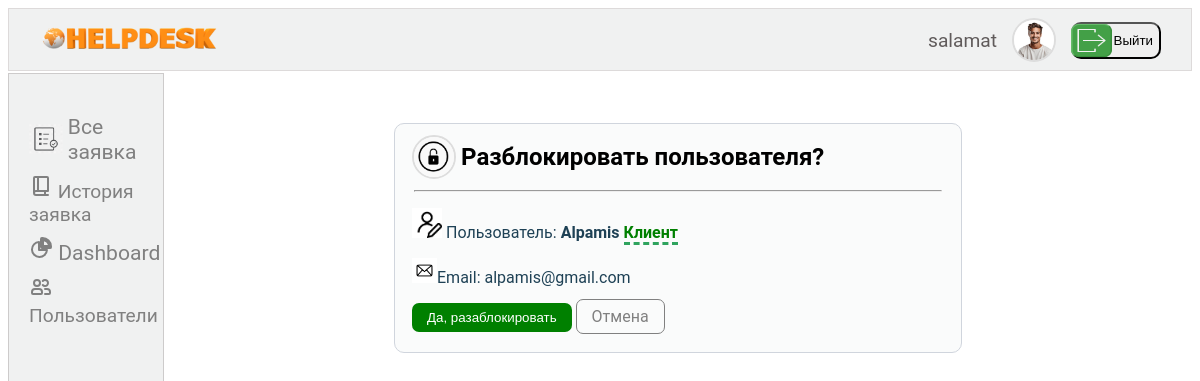
Screenshot of /users/users/4/unblock/ (signed in) with the database file from the repository.
### users/models.py (models this page shows, shortened)
class User(AbstractUser):
    class Roles(models.TextChoices):
        CLIENT = 'client', 'Клиент'
        SUPPORT = 'support', 'Сотрудник поддержки'
        ADMIN = 'admin', 'Администратор'
    role = models.CharField(max_length=10, choices=Roles.choices, default=Roles.CLIENT)
    photo = models.ImageField(upload_to='users/%Y/%m/%d', null=True, blank=True, verbose_name='Фотография')
    birth_date = models.DateField(blank=True, null=True, verbose_name='Дата рождения')
    ONLINE_THRESHOLD = timedelta(minutes=15)

### users/views.py (the view)
# urls.py: path('users/<int:user_id>/unblock/', views.unblock_user, name='unblock_user'),
@login_required
@role_required('admin')
def unblock_user(request, user_id):
    target_user_unblock = get_object_or_404(User, pk=user_id)
    if request.method == 'POST':
        target_user_unblock.is_active = True
        target_user_unblock.save(update_fields=['is_active'])
        messages.success(request, f'Пользователь {target_user_unblock.username} разблокирован')
    return render(request, 'users/unblock_user_confirm.html', {
        'target_user': target_user_unblock,
    })

### users/templates/users/unblock_user_confirm.html (shortened to what this page needs)
{% extends "users/admin_dashboard.html" %}
{% load static %}
{% block user_unblock_content %}
<div class="userslist-block-page">
    <div class="userslist-block-inner">
        <div class="userslist-block-title">
            <img src="{% static 'images/unblock-user.jpg' %}" alt="{{ target_user_block.username }}" class="user-avatar">
            <h2>Разблокировать пользователя?</h2>
        </div>
        <hr style="width: 99%">
        <p>
            <img src="/static/images/register.jpg" style="height: 30px;"> Пользователь: <strong>{{ target_user.username }}</strong>
            <strong class="userslist-block-role">{{ target_user.get_role_display }}</strong>
        </p>
        <p><img src="/static/images/email-logo.jpg" style="height: 25px">Email: {{ target_user.email }}</p>
        <form method="post">
            <button type="submit" class="userslist-unblock-btn">Да, разаблокировать</button>
            <a href="{% url 'users:users_list' %}" class="userslist-block-remove">Отмена</a>
        </form>
    </div>
</div>
{% endblock %}

### users/templates/users/admin_dashboard.html (shortened to what this page needs)
{% extends "helpdeskside/base.html" %}
{% load static %}
{% block content %}
<div class="admin-page">
    <header class="main-header-top-for-support">
        <nav class="navbar-for-admin">
            <a href="{% url 'helpdeskside:home' %}"><img src="/static/images/helpdesk.png" width="180" height="120"
                                                         style="margin-top: 10px"></a>
            <aside class="users-autenticate">
                {% if user.is_authenticated %}
                <a href="{% url 'users:profile'%}" class="users-information">{{ user.username }}</a>
                {% if user.photo %}
                <img src="{{ user.photo.url }}" alt="{{ user.username }}" class="user-avatar">
                {% else %}
                <img src="{% static 'images/default-avatar.png' %}" alt="{{ user.username }}" class="user-avatar">
                {% endif %}
                <div class="logout-side">
                    <form method="post" action="{% url 'users:logout' %}">
                        <button type="submit" class="logout-btn"><img src="/static/images/logout4.png"
                                                                      style="margin-left: -10px" width="80px"
                                                                      height="37px">Выйти
                        </button>
                    </form>
                </div>
                {% else %}
                <a href="{% url 'users:login' %}" class="users-information">Войти</a>
                <a href="{% url 'users:register' %}" class="users-information">Регистрация</a>
                {% endif %}
            </aside>
        </nav>
    </header>
    <main class="admin-page-inner">
        <aside class="admin-ticket-row">
            <div class="employee-ticket-row-inner">
                <img src="/static/images/all-orders.png" style="height: 30px" class="employee-ticket-row-img">
                <a href="{% url 'helpdeskside:all_tickets' %}" class="employee-ticket-url">Все заявка</a>
            </div>
            <a href="{% url 'helpdeskside:history_tickets' %}" class="history-ticket-url">
                История заявка</a>
            <a href="{% url 'helpdeskside:dashboard_statistics' %}" class="employee-ticket-url">
                Dashboard</a>
            <a href="{% url 'users:users_list' %}" style="color: gray">
                Пользователи</a>
        </aside>
        <div class="employee-ticket-inform">
            <section class="dashboard-content">
                {% block user_unblock_content %}{% endblock %}
            </section>
        </div>
    </main>
</div>
{% endblock %}

### helpdeskside/static/CSS.css (style rules this page uses)
body { font-family: 'Roboto', sans-serif; }
a { text-decoration: none; }
p { color: #1e4155; }
.employee-ticket-row-inner { display: flex; flex-direction: row; align-items: center; gap: 5px; margin-top: 40px; }
.employee-ticket-row-img { background-color: gray; }
.employee-ticket-inform { width: 100%; }
.employee-ticket-url { font-size: 1.1em; color: gray; }
.navbar-for-admin { height: 60px; display: flex; flex-direction: row; align-items: center; justify-content: space-between; padding: 1px 30px 0px 30px; background-color: #f0f1f1; border: 1px solid #dddada; }
.admin-page-inner { width: 100%; display: flex; flex-direction: row; }
.admin-ticket-row { width: 13%; display: flex; flex-direction: column; gap: 10px; min-height: 100vh; background-color: #f0f1f1; border: 1px solid #cdcbcb; font-size: 1.2em; padding-left: 20px; }
.admin-page { display: flex; flex-direction: column; gap: 2px; }
.users-autenticate { display: flex; flex-direction: row; align-items: center; gap: 15px; }
.users-information { color: #605b5b; text-decoration: none; font-size: 1.2em; }
.user-avatar { width: 40px; height: 40px; border-radius: 50%; object-fit: cover; border: 2px solid #ddd; }
.logout-btn { width: 90px; height: 37px; display: flex; flex-direction: row; align-items: center; border-radius: 10px; }
.history-ticket-url { color: gray; }
.userslist-block-page { width: 55%; border: 1px solid #d0d5dd; border-radius: 10px; background-color: #fafbfb; margin: 0 auto; margin-top: 50px; padding-bottom: 20px; }
.userslist-block-inner { width: 94%; margin: 0 auto; margin-top: 8px; }
.userslist-block-title { height: 50px; display: flex; flex-direction: row; align-items: center; gap: 5px; }
.userslist-block-role { color: green; border-bottom: dashed; border-bottom-color: #2fa35e; }
.userslist-unblock-btn { padding: 7px 15px; background-color: green; border-radius: 7px; border: none; text-align: center; color: white; }
.userslist-block-remove { padding: 7px 15px; border-radius: 7px; border: 1px solid gray; text-align: center; color: gray; }

### rows the page displays
User: username "salamat", photo (picture)
User: username "Alpamis", role "Клиент", email "alpamis@gmail.com"
